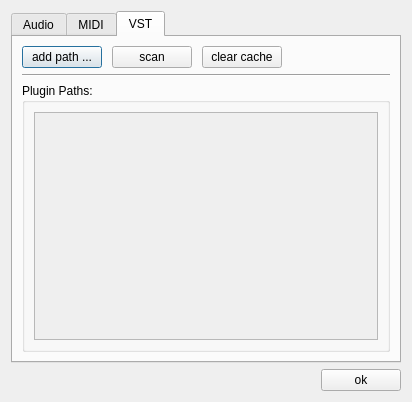
<?xml version="1.0" encoding="UTF-8"?>
<ui version="4.0">
 <class>IODialog</class>
 <widget class="QDialog" name="IODialog">
  <property name="geometry">
   <rect>
    <x>0</x>
    <y>0</y>
    <width>412</width>
    <height>376</height>
   </rect>
  </property>
  <property name="windowTitle">
   <string>Preferences ...</string>
  </property>
  <layout class="QVBoxLayout" name="verticalLayout">
   <item>
    <widget class="QTabWidget" name="prefsTab">
     <property name="currentIndex">
      <number>2</number>
     </property>
     <widget class="QWidget" name="tabAudio">
      <attribute name="title">
       <string>Audio</string>
      </attribute>
      <layout class="QVBoxLayout" name="verticalLayout_2">
       <item>
        <widget class="QWidget" name="widget" native="true">
         <layout class="QVBoxLayout" name="verticalLayout_3">
          <property name="spacing">
           <number>20</number>
          </property>
          <item>
           <layout class="QHBoxLayout" name="horizontalLayout" stretch="0,0">
            <property name="spacing">
             <number>6</number>
            </property>
            <property name="sizeConstraint">
             <enum>QLayout::SetDefaultConstraint</enum>
            </property>
            <item>
             <widget class="QLabel" name="asioDriverLabel">
              <property name="sizePolicy">
               <sizepolicy hsizetype="Minimum" vsizetype="Fixed">
                <horstretch>0</horstretch>
                <verstretch>0</verstretch>
               </sizepolicy>
              </property>
              <property name="text">
               <string>ASIO driver</string>
              </property>
             </widget>
            </item>
            <item>
             <widget class="QComboBox" name="comboAsioDriver">
              <property name="sizePolicy">
               <sizepolicy hsizetype="Expanding" vsizetype="Fixed">
                <horstretch>0</horstretch>
                <verstretch>0</verstretch>
               </sizepolicy>
              </property>
              <property name="minimumSize">
               <size>
                <width>0</width>
                <height>0</height>
               </size>
              </property>
              <property name="sizeIncrement">
               <size>
                <width>0</width>
                <height>0</height>
               </size>
              </property>
             </widget>
            </item>
           </layout>
          </item>
          <item>
           <widget class="QGroupBox" name="groupBoxInputs">
            <property name="title">
             <string>Inputs</string>
            </property>
            <property name="flat">
             <bool>false</bool>
            </property>
            <layout class="QVBoxLayout" name="verticalLayout_4">
             <item>
              <layout class="QFormLayout" name="formLayout_4">
               <item row="0" column="0">
                <widget class="QLabel" name="firstInputLabel_2">
                 <property name="text">
                  <string>First</string>
                 </property>
                </widget>
               </item>
               <item row="0" column="1">
                <widget class="QComboBox" name="comboFirstInput"/>
               </item>
               <item row="1" column="0">
                <widget class="QLabel" name="lastInputLabel_2">
                 <property name="text">
                  <string>Last</string>
                 </property>
                </widget>
               </item>
               <item row="1" column="1">
                <widget class="QComboBox" name="comboLastInput"/>
               </item>
              </layout>
             </item>
            </layout>
           </widget>
          </item>
          <item>
           <widget class="QGroupBox" name="groupBoxOutputs">
            <property name="title">
             <string>Outpus</string>
            </property>
            <layout class="QVBoxLayout" name="verticalLayout_5">
             <item>
              <layout class="QFormLayout" name="formLayout_3">
               <item row="0" column="0">
                <widget class="QLabel" name="firstOutputLabel_2">
                 <property name="text">
                  <string>First</string>
                 </property>
                </widget>
               </item>
               <item row="0" column="1">
                <widget class="QComboBox" name="comboFirstOutput"/>
               </item>
               <item row="1" column="0">
                <widget class="QLabel" name="lastOutputLabel_2">
                 <property name="text">
                  <string>Last</string>
                 </property>
                </widget>
               </item>
               <item row="1" column="1">
                <widget class="QComboBox" name="comboLastOutput"/>
               </item>
              </layout>
             </item>
            </layout>
           </widget>
          </item>
          <item>
           <layout class="QHBoxLayout" name="horizontalLayout_2">
            <property name="spacing">
             <number>3</number>
            </property>
            <item>
             <widget class="QLabel" name="sampleRateLabel">
              <property name="text">
               <string>Sample rate</string>
              </property>
             </widget>
            </item>
            <item>
             <widget class="QComboBox" name="comboSampleRate"/>
            </item>
            <item>
             <spacer name="sampleRateBufferSizeSpacer">
              <property name="orientation">
               <enum>Qt::Horizontal</enum>
              </property>
              <property name="sizeType">
               <enum>QSizePolicy::Expanding</enum>
              </property>
              <property name="sizeHint" stdset="0">
               <size>
                <width>0</width>
                <height>0</height>
               </size>
              </property>
             </spacer>
            </item>
            <item>
             <widget class="QLabel" name="bufferSizeLabel">
              <property name="sizePolicy">
               <sizepolicy hsizetype="Minimum" vsizetype="Preferred">
                <horstretch>0</horstretch>
                <verstretch>0</verstretch>
               </sizepolicy>
              </property>
              <property name="text">
               <string>Buffer size</string>
              </property>
             </widget>
            </item>
            <item>
             <widget class="QComboBox" name="comboBufferSize"/>
            </item>
           </layout>
          </item>
         </layout>
        </widget>
       </item>
      </layout>
     </widget>
     <widget class="QWidget" name="tabMidi">
      <attribute name="title">
       <string>MIDI</string>
      </attribute>
      <layout class="QVBoxLayout" name="verticalLayout_7">
       <item>
        <layout class="QVBoxLayout" name="verticalLayout_6">
         <item>
          <layout class="QHBoxLayout" name="horizontalLayout_5">
           <item>
            <widget class="QLabel" name="midiInputLabel">
             <property name="sizePolicy">
              <sizepolicy hsizetype="Minimum" vsizetype="Fixed">
               <horstretch>0</horstretch>
               <verstretch>0</verstretch>
              </sizepolicy>
             </property>
             <property name="text">
              <string>Midi input:</string>
             </property>
            </widget>
           </item>
           <item>
            <widget class="QComboBox" name="comboMidiInput">
             <property name="sizePolicy">
              <sizepolicy hsizetype="Expanding" vsizetype="Fixed">
               <horstretch>0</horstretch>
               <verstretch>0</verstretch>
              </sizepolicy>
             </property>
             <property name="minimumSize">
              <size>
               <width>0</width>
               <height>20</height>
              </size>
             </property>
             <property name="sizeIncrement">
              <size>
               <width>0</width>
               <height>0</height>
              </size>
             </property>
            </widget>
           </item>
          </layout>
         </item>
         <item>
          <spacer name="verticalSpacer">
           <property name="orientation">
            <enum>Qt::Vertical</enum>
           </property>
           <property name="sizeHint" stdset="0">
            <size>
             <width>20</width>
             <height>223</height>
            </size>
           </property>
          </spacer>
         </item>
        </layout>
       </item>
      </layout>
     </widget>
     <widget class="QWidget" name="tab">
      <attribute name="title">
       <string>VST</string>
      </attribute>
      <layout class="QVBoxLayout" name="verticalLayout_8">
       <item>
        <layout class="QHBoxLayout" name="horizontalLayout_6">
         <property name="spacing">
          <number>10</number>
         </property>
         <item>
          <widget class="QPushButton" name="buttonAddVstPath">
           <property name="text">
            <string>add path ...</string>
           </property>
          </widget>
         </item>
         <item>
          <widget class="QPushButton" name="buttonScanVSTs">
           <property name="text">
            <string>scan</string>
           </property>
          </widget>
         </item>
         <item>
          <widget class="QPushButton" name="buttonClearVstCache">
           <property name="text">
            <string>clear cache</string>
           </property>
          </widget>
         </item>
         <item>
          <spacer name="horizontalSpacer_2">
           <property name="orientation">
            <enum>Qt::Horizontal</enum>
           </property>
           <property name="sizeHint" stdset="0">
            <size>
             <width>40</width>
             <height>20</height>
            </size>
           </property>
          </spacer>
         </item>
        </layout>
       </item>
       <item>
        <widget class="Line" name="line">
         <property name="orientation">
          <enum>Qt::Horizontal</enum>
         </property>
        </widget>
       </item>
       <item>
        <widget class="QGroupBox" name="groupBoxPaths">
         <property name="sizePolicy">
          <sizepolicy hsizetype="Preferred" vsizetype="Preferred">
           <horstretch>0</horstretch>
           <verstretch>1</verstretch>
          </sizepolicy>
         </property>
         <property name="minimumSize">
          <size>
           <width>0</width>
           <height>200</height>
          </size>
         </property>
         <property name="title">
          <string>Plugin Paths:</string>
         </property>
         <layout class="QVBoxLayout" name="verticalLayout_11">
          <property name="leftMargin">
           <number>9</number>
          </property>
          <item>
           <widget class="QScrollArea" name="scrollArea">
            <property name="widgetResizable">
             <bool>true</bool>
            </property>
            <widget class="QWidget" name="scrollAreaWidgetContents">
             <property name="geometry">
              <rect>
               <x>0</x>
               <y>0</y>
               <width>348</width>
               <height>210</height>
              </rect>
             </property>
             <layout class="QVBoxLayout" name="verticalLayout_10">
              <item>
               <widget class="QWidget" name="panelPaths" native="true">
                <property name="sizePolicy">
                 <sizepolicy hsizetype="Preferred" vsizetype="Preferred">
                  <horstretch>0</horstretch>
                  <verstretch>1</verstretch>
                 </sizepolicy>
                </property>
                <layout class="QVBoxLayout" name="verticalLayout_12">
                 <property name="spacing">
                  <number>2</number>
                 </property>
                 <property name="leftMargin">
                  <number>0</number>
                 </property>
                 <property name="topMargin">
                  <number>0</number>
                 </property>
                 <property name="rightMargin">
                  <number>0</number>
                 </property>
                 <property name="bottomMargin">
                  <number>0</number>
                 </property>
                 <item>
                  <spacer name="verticalSpacer_2">
                   <property name="orientation">
                    <enum>Qt::Vertical</enum>
                   </property>
                   <property name="sizeHint" stdset="0">
                    <size>
                     <width>20</width>
                     <height>57</height>
                    </size>
                   </property>
                  </spacer>
                 </item>
                </layout>
               </widget>
              </item>
             </layout>
            </widget>
           </widget>
          </item>
         </layout>
        </widget>
       </item>
      </layout>
     </widget>
    </widget>
   </item>
   <item>
    <widget class="QWidget" name="widget_2" native="true">
     <layout class="QHBoxLayout" name="horizontalLayout_4">
      <property name="leftMargin">
       <number>0</number>
      </property>
      <property name="topMargin">
       <number>0</number>
      </property>
      <property name="rightMargin">
       <number>0</number>
      </property>
      <property name="bottomMargin">
       <number>0</number>
      </property>
      <item>
       <spacer name="horizontalSpacer">
        <property name="orientation">
         <enum>Qt::Horizontal</enum>
        </property>
        <property name="sizeHint" stdset="0">
         <size>
          <width>280</width>
          <height>20</height>
         </size>
        </property>
       </spacer>
      </item>
      <item>
       <widget class="QPushButton" name="okButton">
        <property name="maximumSize">
         <size>
          <width>100</width>
          <height>16777215</height>
         </size>
        </property>
        <property name="layoutDirection">
         <enum>Qt::LeftToRight</enum>
        </property>
        <property name="autoFillBackground">
         <bool>false</bool>
        </property>
        <property name="text">
         <string>ok</string>
        </property>
        <property name="default">
         <bool>false</bool>
        </property>
        <property name="flat">
         <bool>false</bool>
        </property>
       </widget>
      </item>
     </layout>
    </widget>
   </item>
  </layout>
 </widget>
 <resources/>
 <connections/>
</ui>
